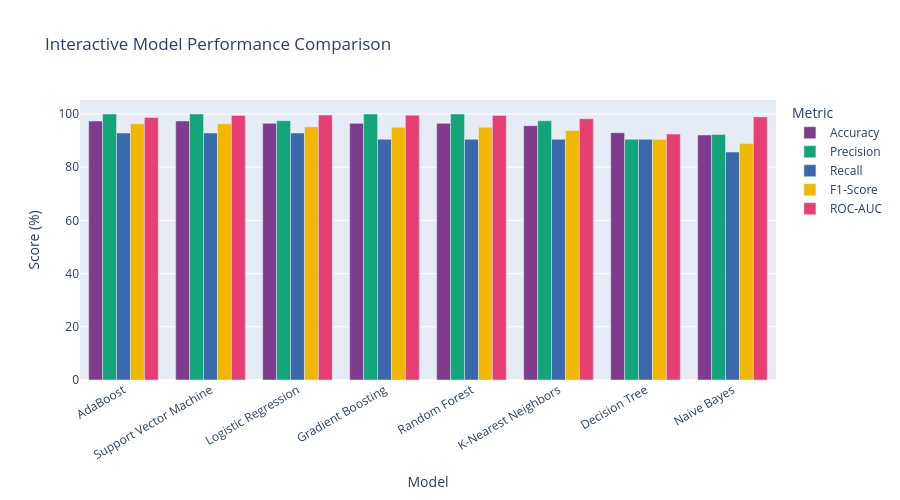

Notebook code cell kept with this figure:
### Code cell
# ---- Interactive Model Comparison (Plotly) ----
metrics_plotly = pd.DataFrame([
    {
        'Model'    : name,
        'Accuracy' : round(v['accuracy']  * 100, 2),
        'Precision': round(v['precision'] * 100, 2),
        'Recall'   : round(v['recall']    * 100, 2),
        'F1-Score' : round(v['f1']        * 100, 2),
        'ROC-AUC'  : round(v['roc_auc']   * 100, 2),
    }
    for name, v in results.items()
]).sort_values('Accuracy', ascending=False)

fig_bar = px.bar(
    metrics_plotly.melt(id_vars='Model', var_name='Metric', value_name='Score (%)'),
    x='Model', y='Score (%)', color='Metric',
    barmode='group',
    title='Interactive Model Performance Comparison',
    height=500,
    color_discrete_sequence=px.colors.qualitative.Bold
)
fig_bar.update_layout(xaxis_tickangle=-30)
fig_bar.show()
print('✅ Interactive model comparison rendered.')

### Figure 1 — Plotly figure (JSON) as saved in the notebook; plotly's stock layout.template omitted (floating-point values rounded to 4 significant figures)
{"data": [{"alignmentgroup": "True", "hovertemplate": "Metric=Accuracy<br>Model=%{x}<br>Score (%)=%{y}<extra></extra>", "legendgroup": "Accuracy", "marker": {"color": "rgb(127, 60, 141)", "pattern": {"shape": ""}}, "name": "Accuracy", "offsetgroup": "Accuracy", "orientation": "v", "showlegend": true, "textposition": "auto", "type": "bar", "x": ["AdaBoost", "Support Vector Machine", "Logistic Regression", "Gradient Boosting", "Random Forest", "K-Nearest Neighbors", "Decision Tree", "Naive Bayes"], "xaxis": "x", "y": [97.37, 97.37, 96.49, 96.49, 96.49, 95.61, 92.98, 92.11], "yaxis": "y"}, {"alignmentgroup": "True", "hovertemplate": "Metric=Precision<br>Model=%{x}<br>Score (%)=%{y}<extra></extra>", "legendgroup": "Precision", "marker": {"color": "rgb(17, 165, 121)", "pattern": {"shape": ""}}, "name": "Precision", "offsetgroup": "Precision", "orientation": "v", "showlegend": true, "textposition": "auto", "type": "bar", "x": ["AdaBoost", "Support Vector Machine", "Logistic Regression", "Gradient Boosting", "Random Forest", "K-Nearest Neighbors", "Decision Tree", "Naive Bayes"], "xaxis": "x", "y": [100.0, 100.0, 97.5, 100.0, 100.0, 97.44, 90.48, 92.31], "yaxis": "y"}, {"alignmentgroup": "True", "hovertemplate": "Metric=Recall<br>Model=%{x}<br>Score (%)=%{y}<extra></extra>", "legendgroup": "Recall", "marker": {"color": "rgb(57, 105, 172)", "pattern": {"shape": ""}}, "name": "Recall", "offsetgroup": "Recall", "orientation": "v", "showlegend": true, "textposition": "auto", "type": "bar", "x": ["AdaBoost", "Support Vector Machine", "Logistic Regression", "Gradient Boosting", "Random Forest", "K-Nearest Neighbors", "Decision Tree", "Naive Bayes"], "xaxis": "x", "y": [92.86, 92.86, 92.86, 90.48, 90.48, 90.48, 90.48, 85.71], "yaxis": "y"}, {"alignmentgroup": "True", "hovertemplate": "Metric=F1-Score<br>Model=%{x}<br>Score (%)=%{y}<extra></extra>", "legendgroup": "F1-Score", "marker": {"color": "rgb(242, 183, 1)", "pattern": {"shape": ""}}, "name": "F1-Score", "offsetgroup": "F1-Score", "orientation": "v", "showlegend": true, "textposition": "auto", "type": "bar", "x": ["AdaBoost", "Support Vector Machine", "Logistic Regression", "Gradient Boosting", "Random Forest", "K-Nearest Neighbors", "Decision Tree", "Naive Bayes"], "xaxis": "x", "y": [96.3, 96.3, 95.12, 95.0, 95.0, 93.83, 90.48, 88.89], "yaxis": "y"}, {"alignmentgroup": "True", "hovertemplate": "Metric=ROC-AUC<br>Model=%{x}<br>Score (%)=%{y}<extra></extra>", "legendgroup": "ROC-AUC", "marker": {"color": "rgb(231, 63, 116)", "pattern": {"shape": ""}}, "name": "ROC-AUC", "offsetgroup": "ROC-AUC", "orientation": "v", "showlegend": true, "textposition": "auto", "type": "bar", "x": ["AdaBoost", "Support Vector Machine", "Logistic Regression", "Gradient Boosting", "Random Forest", "K-Nearest Neighbors", "Decision Tree", "Naive Bayes"], "xaxis": "x", "y": [98.71, 99.47, 99.6, 99.54, 99.42, 98.23, 92.46, 98.91], "yaxis": "y"}], "layout": {"barmode": "group", "height": 500, "legend": {"title": {"text": "Metric"}, "tracegroupgap": 0}, "title": {"text": "Interactive Model Performance Comparison"}, "xaxis": {"anchor": "y", "domain": [0.0, 1.0], "tickangle": -30, "title": {"text": "Model"}}, "yaxis": {"anchor": "x", "domain": [0.0, 1.0], "title": {"text": "Score (%)"}}}}
